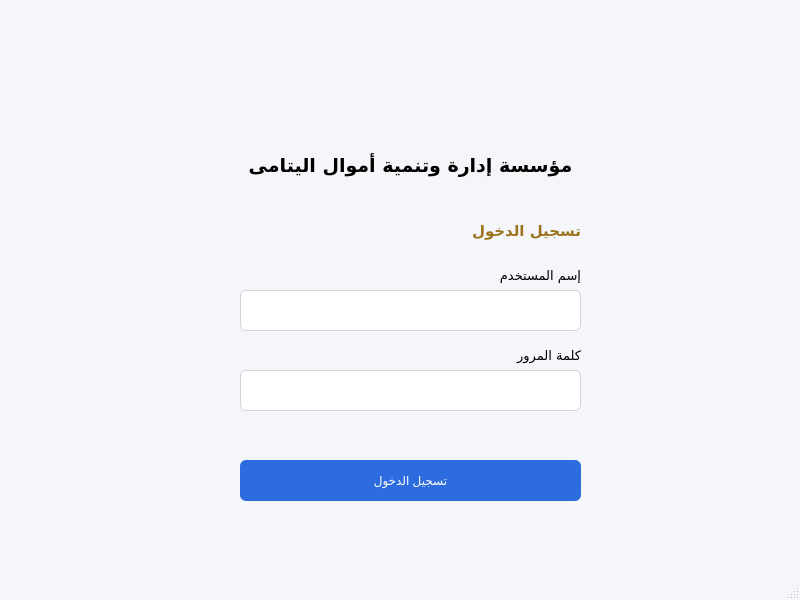
<?xml version="1.0" encoding="UTF-8"?>
<ui version="4.0">
 <class>MainWindow</class>
 <widget class="QMainWindow" name="MainWindow">
  <property name="geometry">
   <rect>
    <x>0</x>
    <y>0</y>
    <width>800</width>
    <height>600</height>
   </rect>
  </property>
  <property name="windowTitle">
   <string>MainWindow</string>
  </property>
  <property name="styleSheet">
   <string notr="true">* {
	font-family: &quot;Cairo&quot;;
}

QMainWindow {
    background-color: #f4f6f9;
}

/* =======================
   Header (الجزء العلوي)
======================= */
#HeaderWidget {
    background-color: #ffffff;
    border-bottom: 1px solid #e1e4e8;
}

#HeaderTitle {
    font-size: 18px;
    font-weight: bold;
    color: #1f2937;
}

#HeaderSubTitle {
    color: #6b7280;
    font-size: 13px;
}

/* =======================
   أزرار عامة
======================= */
QPushButton {
    padding: 8px 14px;
    border-radius: 6px;
    border: none;
    background-color: #2d6cdf;
    color: white;
}

QPushButton:hover {
    background-color: #1f5bd6;
}

QPushButton:pressed {
    background-color: #194bb5;
}

QPushButton#Secondary {
    background-color: #e5e7eb;
    color: #111827;
}

QPushButton#Secondary:hover {
    background-color: #d1d5db;
}

/* =======================
   QListWidget (القائمة الجانبية)
======================= */
QListWidget {
    background-color: #ffffff;
    border: none;
    outline: 0;
    padding: 6px;
    color: #1f2937;
}

QListWidget::item {
    padding: 10px 12px;
    margin: 4px;
    border-radius: 8px;
}

QListWidget::item:hover {
    background-color: #eef2ff;
}

QListWidget::item:selected {
    background-color: #2d6cdf;
    color: white;
	font-weight: bold;
}

QListWidget::item:selected:!active {
    background-color: #9bb6f0;
    color: white;
}

/* =======================
   QTabWidget
======================= */
QTabWidget::pane {
    border: none;
    background-color: transparent;
}

QTabBar::tab {
    background: #f0f0f0;
    padding: 10px 20px;
    border: none;
    color: #555;
}

QTabBar::tab:selected {
    background: #ffffff;
    color: #cda434;
    font-weight: bold;
	border-bottom: 2px solid #cda434;
}

QTabBar::tab:hover {
    background: #e0e0e0;
}


QTabBar::tab:first {
    border-top-right-radius: 8px;
    border-bottom-right-radius: 8px;
}

QTabBar::tab:last {
    border-top-left-radius: 8px;
    border-bottom-left-radius: 8px;
}

/* =======================
   Cards (بطاقات البيانات)
======================= */
QWidget[class~=&quot;Card&quot;],
#widget_12,
#widget_3,
#widget_5,
#widget_24,
#widget_26,
#widget_28 {
    background-color: #ffffff;
    border-radius: 12px;
    border: 1px solid #e5e7eb;
}

QLabel[class~=&quot;CardTitle&quot;] {
    font-weight: bold;
    font-size: 15px;
    color: #111827;
}

QLabel[class~=&quot;CardValue&quot;] {
    color: #1f2937;
}


/* =======================
   GroupBox (بديل للكارد)
======================= */
QGroupBox {
    border: 1px solid #e5e7eb;
    border-radius: 10px;
    margin-top: 10px;
    background-color: #ffffff;
}

QGroupBox::title {
    subcontrol-origin: margin;
    subcontrol-position: top right;
    padding: 0 8px;
    font-weight: bold;
    color: #1f2937;
}

/* =======================
   حقول الإدخال (Edit Mode)
======================= */
QLineEdit, QComboBox, QDateEdit {
    padding: 6px;
    border-radius: 6px;
    border: 1px solid #d1d5db;
    background-color: #ffffff;
}

QLineEdit:focus, QComboBox:focus, QDateEdit:focus {
    border: 1px solid #2d6cdf;
}

/* =======================
   Tables
======================= */
QTableWidget {
    background-color: #ffffff;
    border: 1px solid #e5e7eb;
    gridline-color: #e5e7eb;
}

QHeaderView::section {
    background-color:  #f3f4f6;
    padding: 8px;
    border: none;
    font-weight: bold;
    color: #374151;
}

QTableWidget::item:selected {
    background-color: #e0ecff;
    color: #111827;
}

/* =======================
   ScrollBar
======================= */
QScrollBar:vertical {
    background: transparent;
    width: 10px;
}

QScrollBar::handle:vertical {
    background: #c7d2fe;
    border-radius: 5px;
}

QScrollBar::handle:vertical:hover {
    background: #a5b4fc;
}

QListWidget::item:selected QIcon {
    color: #fff;
}

/* الشكل العام */
QLabel.badge {
    padding: 4px 8px;
    border-radius: 8px;
    font-weight: 600;
    color: #fff;
}

/* حالات مختلفة */
QLabel.badge-success {
    background-color: #16a34a;   /* أخضر */
}

QLabel.badge-danger {
    background-color: #dc2626;   /* أحمر */
}

QLabel.badge-warning {
    background-color: #f59e0b;   /* برتقالي */
}

QLabel.badge-info {
    background-color: #2563eb;   /* أزرق */
}

QLabel.badge-gray {
    background-color: #6b7280;   /* رمادي */
}

/* ذهبي رسمي */
QLabel.badge-gold {
    background-color: #c9a227;   /* Gold */            /* نص داكن */
}

QLabel.badge-gold-light {
    background-color: #facc15;
}

QWidget[class~=&quot;bg-pink-gold&quot;],
#widget_13,
#widget_4,
#widget_6,
#widget_25,
#widget_27,
#widget_29 {
	background-color: #f7f1df;
}

QWidget[class~=&quot;box-left-radius&quot;] {
	border-top-left-radius: 12px;
    border-bottom-left-radius: 12px;
	border: 1px solid #e5e7eb;
	border-right: 0;
}

QWidget[class~=&quot;box-top-radius&quot;],
#widget_13,
#widget_4,
#widget_6,
#widget_25,
#widget_27,
#widget_29 {
	border-top-left-radius: 12px;
    border-top-right-radius: 12px;
	border: 1px solid #e5e7eb;
	border-bottom: 0;
}

QPushButton[class~=&quot;btn&quot;] {
    border-radius: 6px;
    padding: 6px 14px;
    font-size: 13px;
    font-weight: 600;
}

QPushButton[class~=&quot;btn-card&quot;],
#detail_deceased_clear_btn,
#detail_guardian_clear_btn,
#detail_guardian_clear_import,
#add_deceased_orphans_table_btn,
#remove_deceased_orphans_table_btn,
#pushButton_21,
#pushButton_15,
#detail_deceased_import_btn {
    border-radius: 6px;
    padding: 6px 14px;
    font-size: 13px;
    font-weight: 600;
    background-color: #c9a227;
    color: #fff;
    border: 1px solid #c9a227;
    border-bottom-left-radius: 0px;
    border-bottom-right-radius: 0px;
}

QPushButton[class~=&quot;btn-gold&quot;]{
    background-color: #c9a227;
    color: #fff;
    border: 1px solid #c9a227;
}

QPushButton[class~=&quot;btn-gold&quot;]:hover {
    background-color: #b8941f;
    border-color: #b8941f;
}

QPushButton[class~=&quot;btn-gold&quot;]:pressed {
    background-color: #a8831c;
    border-color: #a8831c;
}

QPushButton[class~=&quot;btn-gold&quot;]:disabled {
    background-color: #e1d7a3;
    color: #6c6c6c;
    border-color: #e1d7a3;
}

#add_deceased_orphans_table_btn,
#remove_deceased_orphans_table_btn {
    border-radius: 6px;
    padding: 6px 14px;
    font-size: 13px;
    background-color: #c9a227;
    color: #fff;
    border: 1px solid #c9a227;
}

QPushButton[class~=&quot;btn-card&quot;]:hover,
#detail_deceased_clear_btn:hover,
#detail_guardian_clear_btn:hover,
#detail_guardian_clear_import:hover,
#add_deceased_orphans_table_btn:hover,
#remove_deceased_orphans_table_btn:hover,
#pushButton_21:hover,
#pushButton_15:hover,
#detail_deceased_import_btn:hover {
    background-color: #b8941f;
    border-color: #b8941f;
}

QPushButton[class~=&quot;btn-card&quot;]:pressed,
#detail_deceased_import_btn:pressed,
#detail_guardian_clear_btn:pressed,
#detail_guardian_clear_import:pressed,
#add_deceased_orphans_table_btn:pressed,
#remove_deceased_orphans_table_btn:pressed,
#pushButton_21:pressed,
#pushButton_15:pressed,
#detail_deceased_clear_btn:pressed {
    background-color: #a8831c;
    border-color: #a8831c;
}

QPushButton[class~=&quot;btn-card&quot;]:disabled,
#detail_deceased_import_btn:disabled,
#detail_guardian_clear_btn:disabled,
#detail_guardian_clear_import:disabled,
#add_deceased_orphans_table_btn:disabled,
#remove_deceased_orphans_table_btn:disabled,
#pushButton_21:disabled,
#pushButton_15:disabled,
#detail_deceased_clear_btn:disabled {
    background-color: #e1d7a3;
    color: #6c6c6c;
    border-color: #e1d7a3;
}

#search_btn {
    padding: 10px 18px;
    font-size: 15px;
    background-color: #0d6efd;
    color: white;
    border: 1px solid #0d6efd;
}
#search_btn:hover { background:#0b5ed7; }
#search_btn:pressed { background:#0a58ca; }

/* =======================
   Primary
======================= */
QPushButton[class~=&quot;btn-primary&quot;] {
    background-color: #0d6efd;
    color: white;
    border: 1px solid #0d6efd;
}
QPushButton[class~=&quot;btn-primary&quot;]:hover { background:#0b5ed7; }
QPushButton[class~=&quot;btn-primary&quot;]:pressed { background:#0a58ca; }

/* =======================
   Secondary
======================= */
QPushButton[class~=&quot;btn-secondary&quot;] {
    background-color: #6c757d;
    color: white;
    border: 1px solid #6c757d;
}
QPushButton[class~=&quot;btn-secondary&quot;]:hover { background:#5c636a; }

/* =======================
   Success
======================= */
QPushButton[class~=&quot;btn-success&quot;] {
    background-color: #198754;
    color: white;
    border: 1px solid #198754;
}
QPushButton[class~=&quot;btn-success&quot;]:hover { background:#157347; }

/* =======================
   Danger
======================= */
QPushButton[class~=&quot;btn-danger&quot;] {
    background-color: #dc3545;
    color: white;
    border: 1px solid #dc3545;
}
QPushButton[class~=&quot;btn-danger&quot;]:hover { background:#bb2d3b; }

/* =======================
   Warning
======================= */
QPushButton[class~=&quot;btn-warning&quot;] {
    background-color: #ffc107;
    color: #212529;
    border: 1px solid #ffc107;
}
QPushButton[class~=&quot;btn-warning&quot;]:hover { background:#ffca2c; }

/* =======================
   Info
======================= */
QPushButton[class~=&quot;btn-info&quot;] {
    background-color: #0dcaf0;
    color: #212529;
    border: 1px solid #0dcaf0;
}
QPushButton[class~=&quot;btn-info&quot;]:hover { background:#31d2f2; }

/* =======================
   Light
======================= */
QPushButton[class~=&quot;btn-light&quot;] {
    background-color: #f8f9fa;
    color: #212529;
    border: 1px solid #ced4da;
}
QPushButton[class~=&quot;btn-light&quot;]:hover { background:#e9ecef; }

/* =======================
   Dark
======================= */
QPushButton[class~=&quot;btn-dark&quot;] {
    background-color: #212529;
    color: white;
    border: 1px solid #212529;
}
QPushButton[class~=&quot;btn-dark&quot;]:hover { background:#1c1f23; }

/* =======================
   Outline Buttons
======================= */
QPushButton[class~=&quot;btn-outline-primary&quot;] {
    background: transparent;
    color: #0d6efd;
    border: 1px solid #0d6efd;
}
QPushButton[class~=&quot;btn-outline-primary&quot;]:hover {
    background:#0d6efd;
    color:white;
}

QPushButton[class~=&quot;btn-outline-success&quot;] {
    background: transparent;
    color: #198754;
    border: 1px solid #198754;
}
QPushButton[class~=&quot;btn-outline-success&quot;]:hover {
    background:#198754;
    color:white;
}

QPushButton[class~=&quot;btn-outline-danger&quot;] {
    background: transparent;
    color: #dc3545;
    border: 1px solid #dc3545;
}
QPushButton[class~=&quot;btn-outline-danger&quot;]:hover {
    background:#dc3545;
    color:white;
}

/* =======================
   Sizes
======================= */
QPushButton[class~=&quot;btn-sm&quot;] {
    padding: 3px 10px;
    font-size: 11px;
}

QPushButton[class~=&quot;btn-lg&quot;] {
    padding: 10px 18px;
    font-size: 15px;
}

QPushButton[class~=&quot;btn-gold&quot;] {
    background-color: #c9a227;
    color: #fff;
    border: 1px solid #c9a227;
    font-weight: 600;
}

QPushButton[class~=&quot;btn-gold&quot;]:hover {
    background-color: #b8941f;
    border-color: #b8941f;
}

QPushButton[class~=&quot;btn-gold&quot;]:pressed {
    background-color: #a8831c;
    border-color: #a8831c;
}

QPushButton[class~=&quot;btn-gold&quot;]:disabled {
    background-color: #e1d7a3;
    color: #6c6c6c;
    border-color: #e1d7a3;
}

/* =======================
   Disabled
======================= */
QPushButton:disabled {
    background-color: #adb5bd;
    color: #f8f9fa;
    border: 1px solid #adb5bd;
}

/* =======================
   Rounded / Pill
======================= */
QPushButton[class~=&quot;btn-pill&quot;] {
    border-radius: 20px;
}

/* =======================
   Icon Button
======================= */
QPushButton[class~=&quot;btn-icon&quot;] {
    padding: 6px;
    min-width: 32px;
    min-height: 32px;
}

QPushButton[class~=&quot;border-b-r-0&quot;] {
	border-bottom-left-radius: 0px;
    border-bottom-right-radius: 0px;
}

/* === Bootstrap Text Classes for PyQt === */

QLabel[class=&quot;text-primary&quot;] {
    color: #0d6efd;
}

QLabel[class=&quot;text-secondary&quot;] {
    color: #6c757d;
}

QLabel[class=&quot;text-success&quot;] {
    color: #198754;
}

QLabel[class=&quot;text-danger&quot;] {
    color: #dc3545;
}

QLabel[class=&quot;text-warning&quot;] {
    color: #ffc107;
}

QLabel[class=&quot;text-info&quot;] {
    color: #0dcaf0;
}

QLabel[class=&quot;text-light&quot;] {
    color: #f8f9fa;
}

QLabel[class=&quot;text-dark&quot;] {
    color: #212529;
}

QLabel[class=&quot;text-muted&quot;] {
    color: #6c757d;
}

QWidget[class~=&quot;bg-primary&quot;] {
    background-color: #0d6efd;
    color: white;
}
QWidget[class~=&quot;bg-secondary&quot;] {
    background-color: #6c757d;
    color: white;
}
QWidget[class~=&quot;bg-success&quot;] {
    background-color: #198754;
    color: white;
}
QWidget[class~=&quot;bg-danger&quot;] {
    background-color: #dc3545;
    color: white;
}
QWidget[class~=&quot;bg-warning&quot;] {
    background-color: #ffc107;
    color: black;
}
QWidget[class~=&quot;bg-info&quot;] {
    background-color: #0dcaf0;
    color: black;
}
QWidget[class~=&quot;bg-light&quot;] {
    background-color: #f8f9fa;
    color: black;
}
QWidget[class~=&quot;bg-dark&quot;] {
    background-color: #212529;
    color: white;
}
QWidget[class~=&quot;bg-white&quot;] {
    background-color: #ffffff;
    color: black;
}

QWidget[class~=&quot;bg-gold&quot;] {
    background-color: #c9a227;
    color: #ffffff;
}</string>
  </property>
  <widget class="QWidget" name="centralwidget">
   <widget class="QWidget" name="widget_52" native="true">
    <property name="geometry">
     <rect>
      <x>220</x>
      <y>210</y>
      <width>381</width>
      <height>311</height>
     </rect>
    </property>
    <property name="class" stdset="0">
     <string>Card</string>
    </property>
    <widget class="QWidget" name="widget_53" native="true">
     <property name="geometry">
      <rect>
       <x>0</x>
       <y>0</y>
       <width>381</width>
       <height>41</height>
      </rect>
     </property>
     <property name="class" stdset="0">
      <string>bg-pink-gold box-top-radius</string>
     </property>
     <widget class="QLabel" name="label_121">
      <property name="geometry">
       <rect>
        <x>250</x>
        <y>0</y>
        <width>111</width>
        <height>41</height>
       </rect>
      </property>
      <property name="font">
       <font>
        <family>Cairo</family>
        <pointsize>11</pointsize>
        <bold>true</bold>
       </font>
      </property>
      <property name="styleSheet">
       <string notr="true">color: #9c731d;</string>
      </property>
      <property name="text">
       <string>تسجيل الدخول</string>
      </property>
     </widget>
    </widget>
    <widget class="QLabel" name="label_126">
     <property name="geometry">
      <rect>
       <x>270</x>
       <y>50</y>
       <width>91</width>
       <height>31</height>
      </rect>
     </property>
     <property name="font">
      <font>
       <family>Cairo</family>
       <pointsize>10</pointsize>
      </font>
     </property>
     <property name="text">
      <string>إسم المستخدم</string>
     </property>
    </widget>
    <widget class="QLineEdit" name="username">
     <property name="geometry">
      <rect>
       <x>20</x>
       <y>80</y>
       <width>341</width>
       <height>41</height>
      </rect>
     </property>
     <property name="font">
      <font>
       <family>Cairo</family>
       <pointsize>10</pointsize>
      </font>
     </property>
    </widget>
    <widget class="QLabel" name="label_127">
     <property name="geometry">
      <rect>
       <x>290</x>
       <y>130</y>
       <width>71</width>
       <height>31</height>
      </rect>
     </property>
     <property name="font">
      <font>
       <family>Cairo</family>
       <pointsize>10</pointsize>
      </font>
     </property>
     <property name="text">
      <string>كلمة المرور</string>
     </property>
    </widget>
    <widget class="QLineEdit" name="password">
     <property name="geometry">
      <rect>
       <x>20</x>
       <y>160</y>
       <width>341</width>
       <height>41</height>
      </rect>
     </property>
     <property name="font">
      <font>
       <family>Cairo</family>
       <pointsize>10</pointsize>
      </font>
     </property>
     <property name="echoMode">
      <enum>QLineEdit::Password</enum>
     </property>
    </widget>
    <widget class="QPushButton" name="login_btn">
     <property name="geometry">
      <rect>
       <x>20</x>
       <y>250</y>
       <width>341</width>
       <height>41</height>
      </rect>
     </property>
     <property name="text">
      <string>تسجيل الدخول</string>
     </property>
     <property name="autoDefault">
      <bool>true</bool>
     </property>
     <property name="default">
      <bool>true</bool>
     </property>
     <property name="class" stdset="0">
      <string>btn btn-lg btn-gold</string>
     </property>
    </widget>
    <widget class="QLabel" name="msg">
     <property name="geometry">
      <rect>
       <x>20</x>
       <y>210</y>
       <width>341</width>
       <height>21</height>
      </rect>
     </property>
     <property name="font">
      <font>
       <family>Cairo</family>
       <pointsize>10</pointsize>
      </font>
     </property>
     <property name="text">
      <string/>
     </property>
     <property name="class" stdset="0">
      <string/>
     </property>
    </widget>
   </widget>
   <widget class="QLabel" name="label_2">
    <property name="geometry">
     <rect>
      <x>290</x>
      <y>20</y>
      <width>121</width>
      <height>111</height>
     </rect>
    </property>
    <property name="text">
     <string/>
    </property>
    <property name="pixmap">
     <pixmap>../assets/images/ps_logo.png</pixmap>
    </property>
    <property name="scaledContents">
     <bool>true</bool>
    </property>
   </widget>
   <widget class="QLabel" name="label">
    <property name="geometry">
     <rect>
      <x>410</x>
      <y>20</y>
      <width>121</width>
      <height>111</height>
     </rect>
    </property>
    <property name="text">
     <string/>
    </property>
    <property name="pixmap">
     <pixmap>../assets/images/logo.png</pixmap>
    </property>
    <property name="scaledContents">
     <bool>true</bool>
    </property>
   </widget>
   <widget class="QLabel" name="label_3">
    <property name="geometry">
     <rect>
      <x>220</x>
      <y>130</y>
      <width>381</width>
      <height>71</height>
     </rect>
    </property>
    <property name="font">
     <font>
      <family>Cairo</family>
      <pointsize>14</pointsize>
      <bold>true</bold>
     </font>
    </property>
    <property name="text">
     <string>مؤسسة إدارة وتنمية أموال اليتامى</string>
    </property>
    <property name="alignment">
     <set>Qt::AlignCenter</set>
    </property>
    <property name="class" stdset="0">
     <string/>
    </property>
   </widget>
  </widget>
  <widget class="QMenuBar" name="menubar">
   <property name="geometry">
    <rect>
     <x>0</x>
     <y>0</y>
     <width>800</width>
     <height>29</height>
    </rect>
   </property>
  </widget>
  <widget class="QStatusBar" name="statusbar"/>
 </widget>
 <resources/>
 <connections/>
</ui>
